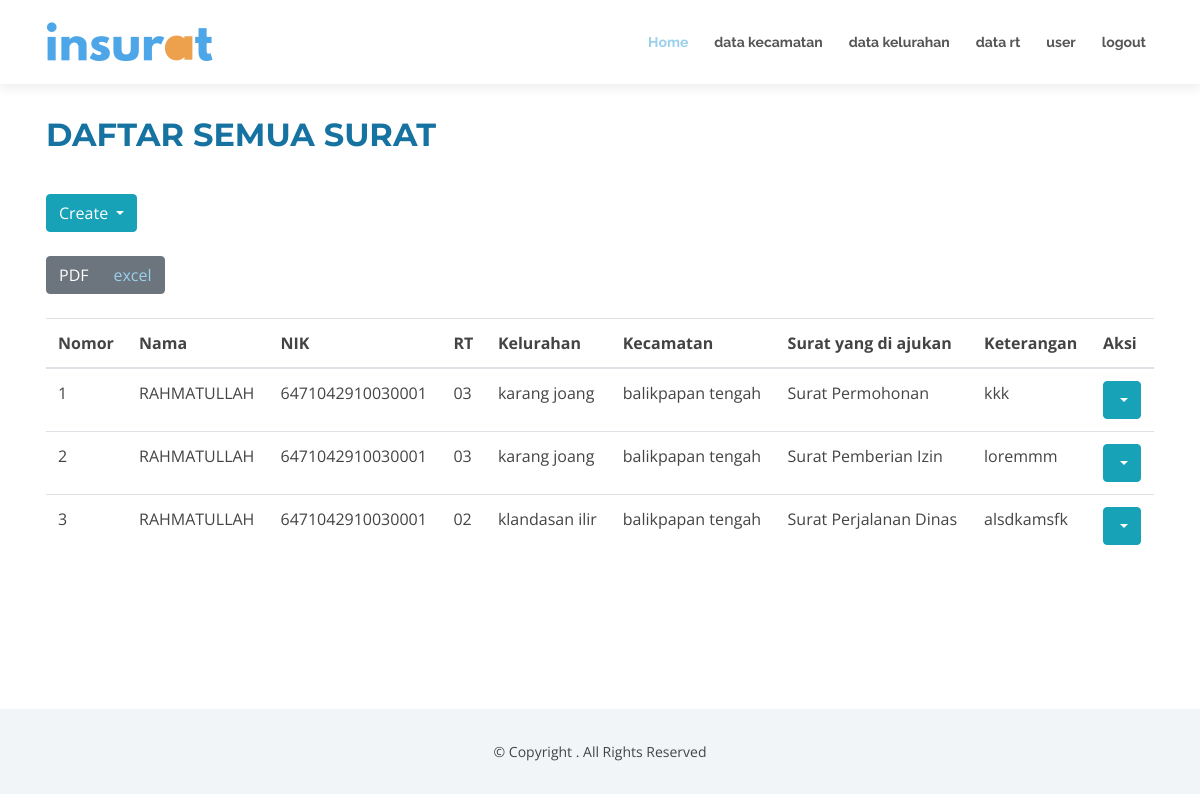
Page /admin/admin.php (signed in) on the committed database.
### tables this page shows
CREATE TABLE `pengajuan` (
  `id_pengajuan` int(11) NOT NULL,
  `id_user` int(11) NOT NULL,
  `id_surat` int(11) NOT NULL,
  `id_rt` int(11) NOT NULL,
  `id_kelurahan` int(11) NOT NULL,
  `id_kecamatan` int(11) NOT NULL,
  `keterangan` text NOT NULL,
  `kode_khusus` varchar(225) NOT NULL
);

CREATE TABLE `user` (
  `id_user` int(11) NOT NULL,
  `nik` char(16) NOT NULL,
  `nama` varchar(225) NOT NULL,
  `no_rumah` varchar(225) NOT NULL,
  `id_rt` varchar(225) NOT NULL,
  `id_kelurahan` varchar(255) NOT NULL,
  `id_kecamatan` varchar(255) NOT NULL,
  `email` varchar(225) NOT NULL,
  `tlpn` varchar(255) NOT NULL,
  `password` varchar(225) NOT NULL
);

CREATE TABLE `rt` (
  `id_rt` int(11) NOT NULL,
  `rt` varchar(11) NOT NULL,
  `nama_rt` varchar(255) NOT NULL,
  `id_kelurahan` int(20) NOT NULL
);

CREATE TABLE `kelurahan` (
  `id_kelurahan` int(11) NOT NULL,
  `kelurahan` varchar(225) NOT NULL,
  `nama_lurah` varchar(255) NOT NULL,
  `id_kecamatan` int(20) NOT NULL
);

CREATE TABLE `kecamatan` (
  `id_kecamatan` int(11) NOT NULL,
  `kecamatan` varchar(225) NOT NULL,
  `nama_camat` varchar(225) NOT NULL
);

CREATE TABLE `surat` (
  `id_surat` int(11) NOT NULL,
  `nama_surat` varchar(225) NOT NULL
);

### admin/admin.php (the view, shortened to what this page needs)
<!DOCTYPE html>
<html lang="en">
<head>
  <link href="lib/bootstrap/css/bootstrap.min.css" rel="stylesheet">
  <link href="lib/font-awesome/css/font-awesome.min.css" rel="stylesheet">
  <link href="lib/animate/animate.min.css" rel="stylesheet">
  <link href="lib/ionicons/css/ionicons.min.css" rel="stylesheet">
  <link href="lib/owlcarousel/assets/owl.carousel.min.css" rel="stylesheet">
  <link href="lib/magnific-popup/magnific-popup.css" rel="stylesheet">
  <link href="lib/ionicons/css/ionicons.min.css" rel="stylesheet">
  <link href="css1/style.css" rel="stylesheet">
<body id="body">
  <header id="header">
    <div class="container">
    <a class="logo">
              <img src="../assets/images/pengajuan.png" alt="">
            </a>
      <nav id="nav-menu-container">
        <ul class="nav-menu">
          <li class="menu-active"><a href="admin.php">Home</a></li>
          <li><a href="db/kecamatan.php">data kecamatan</a></li>
          <li><a href="db/kelurahan.php">data kelurahan</a></li>
          <li><a href="db/rt.php">data rt</a></li>
          <li><a href="db/users.php">user</a></li>
          <li class="menu-has-children"><a href="logout.php">logout</a></li>
        </ul>
      </nav>
    </div>
  </header>
  <main id="main">
    <section id="services">
      <div class="container" id="printableArea">
        <div class="section-header">
          <h2>daftar semua surat </h2>
          <div class="btn-group">
          <button type="button" class="btn btn-info dropdown-toggle" data-toggle="dropdown" aria-haspopup="true" aria-expanded="false">
                Create
          </button>
        </div><br><br>
          <table  class="table table-hover ">
            <thead>
              <tr>
              <th scope="col">Nomor</th>
                      <th scope="col">Nama</th>
                      <th scope="col">NIK</th>
                      <th scope="col">RT</th>
                      <th scope="col">Kelurahan</th>
                      <th scope="col">Kecamatan</th>
                      <th scope="col">Surat yang di ajukan</th>
                      <th scope="col">Keterangan</th>
                      <th scope="col" colspan="2">Aksi</th>
              </tr>
            </thead>
            <tbody>
            <?php
              include 'conf.php';
              $no = 1;
              $data = mysqli_query($conn,"SELECT * from pengajuan
              INNER JOIN user ON pengajuan.id_user = user.id_user
              INNER JOIN rt ON pengajuan.id_rt = rt.id_rt
              INNER JOIN surat ON pengajuan.id_surat = surat.id_surat
              INNER JOIN kelurahan ON pengajuan.id_kelurahan = kelurahan.id_kelurahan
              INNER JOIN kecamatan ON pengajuan.id_kecamatan = kecamatan.id_kecamatan
              ");
              while($d = mysqli_fetch_array($data)){
              ?>
              <tr>
              <td><?php echo $no++; ?></td>
              <td><?php echo $d['nama'];?></td>
              <td><?php echo $d['nik'];?></td>
              <td><?php echo $d['rt'];?></td>
              <td><?php echo $d['kelurahan'];?></td>
              <td><?php echo $d['kecamatan'];?></td>
              <td><?php echo $d['nama_surat'];?></td>
              <td><?php echo $d['keterangan'];?></td>
                <td>
                  <div class="btn-group">
                    <button type="button" class="btn btn-info dropdown-toggle" data-toggle="dropdown" aria-haspopup="true" aria-expanded="false">
                    </button>
                  </div>
                  <?php  }
		              ?>
              </td>
              <div class="btn-group" role="group" aria-label="Basic example">
                <button type="button" class="btn btn-secondary" onclick="printDiv()" target="_blank">PDF</button>
                <button type="button" class="btn btn-secondary"><a href="export_excel.php" target="_blank">excel</a></button>
              </div>
              <br> <br>
            </tr>
            </tbody>
          </table>
        </div>
        <br>
        <br>
        <br>
        <br>
        <br>
      </div>
    </section>
  </main>
  <footer id="footer">
    <div class="container">
      <div class="copyright">
        &copy; Copyright <strong></strong>. All Rights Reserved
      </div>
    </div>
  </footer>
</body>
</html>

### admin/css1/style.css (style rules this page uses)
body { background: #fff; color: #444; font-family: "Open Sans", sans-serif; }
a { color: #9AD0EC; transition: 0.5s; }
h1, h2, h3, h4, h5, h6 { font-family: "Montserrat", sans-serif; font-weight: 400; margin: 0 0 20px 0; padding: 0; }
#header { padding: 20px 0; height: 84px; transition: all 0.5s; z-index: 997; background: #fff; box-shadow: 0px 6px 9px 0px rgba(0, 0, 0, 0.06); }
.nav-menu, .nav-menu * { margin: 0; padding: 0; list-style: none; }
.nav-menu li { position: relative; white-space: nowrap; }
.nav-menu > li { float: left; }
#nav-menu-container { float: right; margin: 0; }
.nav-menu a { padding: 10px 8px; text-decoration: none; display: inline-block; color: #555; font-family: "Raleway", sans-serif; font-weight: 700; font-size: 14px; outline: none; }
.nav-menu li:hover > a, .nav-menu .menu-active > a { color: #9AD0EC; }
.nav-menu > li { margin-left: 10px; }
#mobile-nav { position: fixed; top: 0; padding-top: 18px; bottom: 0; z-index: 998; background: rgba(52, 59, 64, 0.9); left: -260px; width: 260px; overflow-y: auto; transition: 0.4s; }
#mobile-nav ul { padding: 0; margin: 0; list-style: none; }
#mobile-nav ul li { position: relative; }
#mobile-nav ul li a { color: #fff; font-size: 16px; overflow: hidden; padding: 10px 22px 10px 15px; position: relative; text-decoration: none; width: 100%; display: block; outline: none; }
.section-header { margin-bottom: 30px; }
.section-header h2 { font-size: 32px; color: #1572A1; text-transform: uppercase; font-weight: 700; position: relative; padding-bottom: 20px; }
#services { padding: 30px 0 0 0; }
#footer { background: #f2f5f8; padding: 0 0 30px 0; font-size: 14px; }
#footer .copyright { text-align: center; padding-top: 30px; }
.container { padding: 2px 16px; }

### rows in the picture
pengajuan: id_user.nama "RAHMATULLAH", id_user.nik "6471042910030001", id_rt.rt "03", id_kelurahan.kelurahan "karang joang", id_kecamatan.kecamatan "balikpapan tengah", id_surat.nama_surat "Surat Permohonan", keterangan "kkk"
pengajuan: id_user.nama "RAHMATULLAH", id_user.nik "6471042910030001", id_rt.rt "03", id_kelurahan.kelurahan "karang joang", id_kecamatan.kecamatan "balikpapan tengah", id_surat.nama_surat "Surat Pemberian Izin", keterangan "loremmm"
pengajuan: id_user.nama "RAHMATULLAH", id_user.nik "6471042910030001", id_rt.rt "02", id_kelurahan.kelurahan "klandasan ilir", id_kecamatan.kecamatan "balikpapan tengah", id_surat.nama_surat "Surat Perjalanan Dinas", keterangan "alsdkamsfk"
